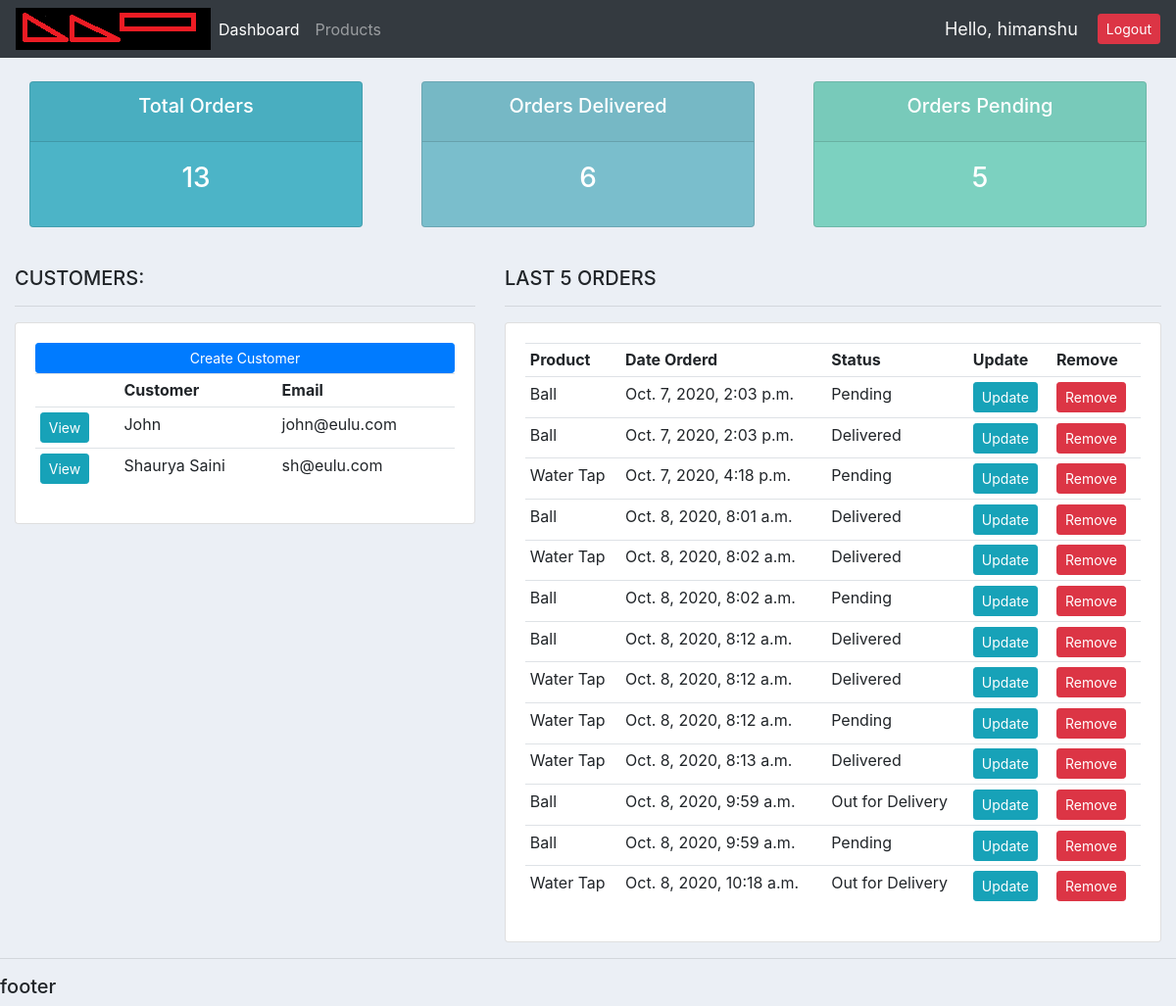
Before: / (signed in) with the older database file.
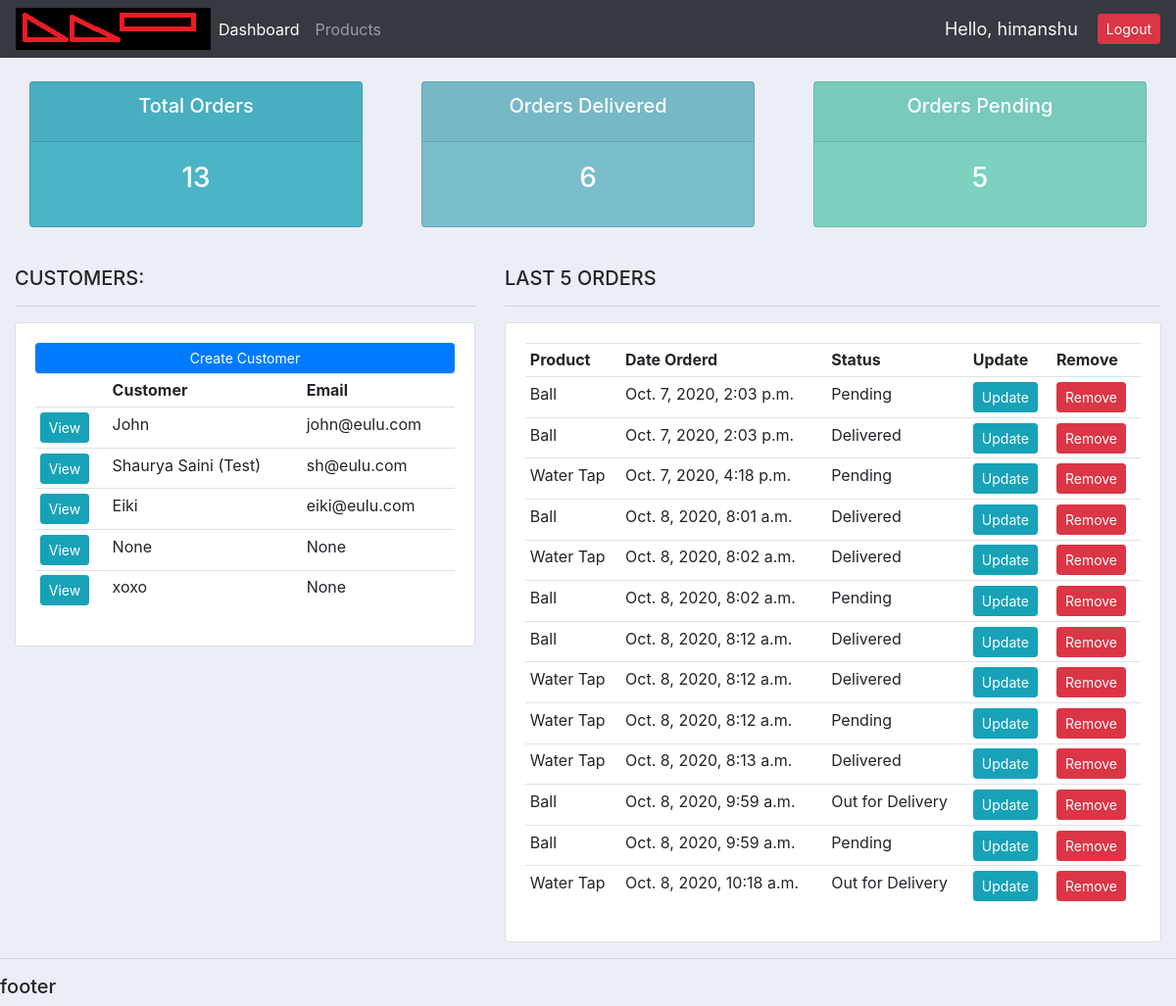
After: the same page with the newer database file.
### accounts/models.py (models this page shows, shortened)
class Customer(models.Model):
    user = models.OneToOneField(User, null=True, blank=True, on_delete=models.CASCADE)
    name = models.CharField(max_length=200, null= True)
    phone = models.CharField(max_length=200, null= True)
    email = models.CharField(max_length=200, null= True)
    profile_pic = models.ImageField(default = 'p1.png', null=True, blank=True)
    date_created = models.DateTimeField(auto_now_add = True, null= True)

class Order(models.Model):
    STATUS = (
        ('Pending', 'Pending'),
        ('Out for Delivery', 'Out for Delivery'),
        ('Delivered','Delivered'),
    )
    customer = models.ForeignKey(Customer, null = True, on_delete = models.SET_NULL)
    product = models.ForeignKey(Product, null = True, on_delete = models.SET_NULL)
    date_created = models.DateTimeField(auto_now_add = True, null= True)
    status = models.CharField(max_length=200, null=True, choices=STATUS)
    note = models.CharField(max_length=1000, null=True)

class Product(models.Model):
    CATEGORY = (
        ('Indoor', 'Indoor'),
        ('Out Door', 'Out Door'),
    )
    name = models.CharField(max_length=200, null= True)
    price = models.FloatField(null= True)
    category = models.CharField(max_length=200, null= True, choices=CATEGORY)
    description = models.CharField(max_length=200, null= True, blank=True)
    date_created = models.DateTimeField(auto_now_add = True, null= True)
    tags = models.ManyToManyField(Tag)
    def __str__(self):
        return self.name

### accounts/decorators.py (the view)
    def wrapper_func(request, *args, **kwargs):
        group = None
        if request.user.groups.exists():
            group = request.user.groups.all()[0].name
        if group =='customer':
            return redirect('user-page')
        if group == 'admin':
            return view_func(request, *args, **kwargs)

### accounts/views.py (called while the page is built)
@login_required(login_url='login')
@admin_only
def home(request):
    orders = Order.objects.all()
    customers = Customer.objects.all()
    total_customers = customers.count()
    total_orders = orders.count()
    delivered = orders.filter(status='Delivered').count()
    pending = orders.filter(status='Pending').count()
    context = {
        'orders' : orders,
        'customers' : customers,
        'total_customers':total_customers,
        'total_orders':total_orders,
        'delivered':delivered,
        'pending':pending
    }
    return render(request , 'accounts/dashboard.html', context)

### accounts/templates/accounts/dashboard.html
{%  extends 'accounts/main.html' %}
{% block content %}
{%  include 'accounts/status.html' %}
<br>
<div class="row">
	<div class="col-md-5">
		<h5>CUSTOMERS:</h5>
		<hr>
		<div class="card card-body">
			<a class="btn btn-primary  btn-sm btn-block" href="">Create Customer</a>
			<table class="table table-sm">
				<tr>
					<th></th>
					<th>Customer</th>
					<th>Email</th>
				</tr>
				{% for customer in customers %}
				<tr>
					<td><a class="btn btn-sm btn-info" href="{% url 'customer' customer.id %}">View</a></td>
					<td>{{customer.name}}</td>
					<td>{{customer.email}}</td>
				</tr>
				{% endfor %}
			</table>
		</div>
	</div>
	<div class="col-md-7">
		<h5>LAST 5 ORDERS</h5>
		<hr>
		<div class="card card-body">
			<table class="table table-sm">
				<tr>
					<th>Product</th>
					<th>Date Orderd</th>
					<th>Status</th>
					<th>Update</th>
					<th>Remove</th>
				</tr>
				{% for order in orders %}
				<tr>
					<td>{{order.product}}</td>
					<td>{{order.date_created}}</td>
					<td>{{order.status}}</td>
					<td><a class="btn btn-sm btn-info" href="{% url 'update_order' order.id %}">Update</a></td>
					<td><a class="btn btn-sm btn-danger" href="{% url 'delete_order' order.id %}">Remove</a></td>
				</tr>
				{% endfor %}
			</table>
		</div>
	</div>
</div>
{% endblock %}

### accounts/templates/accounts/main.html (shortened to what this page needs)
{% load static %}
<!DOCTYPE html>
<html lang="en">
<head>
    <link rel="stylesheet" href="https://stackpath.bootstrapcdn.com/bootstrap/4.5.2/css/bootstrap.min.css">
    <link rel="stylesheet" type = 'text/css' href="{% static '/css/main.css'%}">
</head>
<body>
    {% include 'accounts/navbar.html' %}
    <div class="container-fluid">
    {%block content%}
    {% endblock %}
    </div>
    <hr>
    <h5>footer</h5>
</body>
</html>

### accounts/templates/accounts/navbar.html (shortened to what this page needs)
{% load static %}
<nav class="navbar navbar-expand-lg navbar-dark bg-dark">
    <img src = "{% static 'images/logo.png' %}">
    <div class="collapse navbar-collapse" id="navbarNav">
      <ul class="navbar-nav">
        {% if request.user.is_staff %}
        <li class="nav-item active">
          <a class="nav-link" href="/">Dashboard</a>
        </li>
        <li class="nav-item">
          <a class="nav-link" href="#">Products</a>
        </li>
        {% else %}
          <li class="nav-item">
            <a class="nav-link" href="{% url 'account' %}">Settings</a>
          </li>
        {% endif %}
      </ul>
    </div>
    <span class = 'hello-msg'>Hello, {{request.user}}</span>
    <span><a class="btn btn-sm btn-danger" href="{% url 'logout' %}">Logout</a></span>
  </nav>

### accounts/templates/accounts/status.html
<br>
<div class="row">
	<div class="col">
		<div class="col-md">
			<div class="card text-center text-white  mb-3" id="total-orders">
			  	<div class="card-header">
			  		<h5 class="card-title">Total Orders</h5>
			  	</div>
			  	<div class="card-body">
			    	<h3 class="card-title">{{total_orders}}</h3>
			  	</div>
			</div>
		</div>
	</div>
	<div class="col">
		<div class="col-md">
			<div class="card text-center text-white  mb-3" id="orders-delivered">
			  	<div class="card-header">
			  		<h5 class="card-title">Orders Delivered</h5>
			  	</div>
			  	<div class="card-body">
			    	<h3 class="card-title">{{delivered}}</h3>
			  	</div>
			</div>
		</div>
	</div>
	<div class="col">
		<div class="col-md">
			<div class="card text-center text-white  mb-3" id="orders-pending">
			  	<div class="card-header">
			  		<h5 class="card-title">Orders Pending</h5>
			  	</div>
			  	<div class="card-body">
			    	<h3 class="card-title">{{pending}}</h3>
			  	</div>
			</div>
		</div>
	</div>
</div>

### static/css/main.css (style rules this page uses)
body { background-color: #ebeff5; }
#total-orders { background-color: #4cb4c7; }
#orders-delivered { background-color: #7abecc; }
#orders-pending { background-color: #7CD1C0; }

### accounts/templates/accounts/navbar.html (style rules this page uses)
.hello-msg { font-size:18px; color: whitesmoke; margin-right: 20px; }

Changed rows visible on the page:
changed Customer "sh@eulu.com": name "Shaurya Saini" → "Shaurya Saini (Test)"
added Customer: name "Eiki", email "eiki@eulu.com"
added Customer: name "None", email "None"
added Customer: name "xoxo", email "None"
